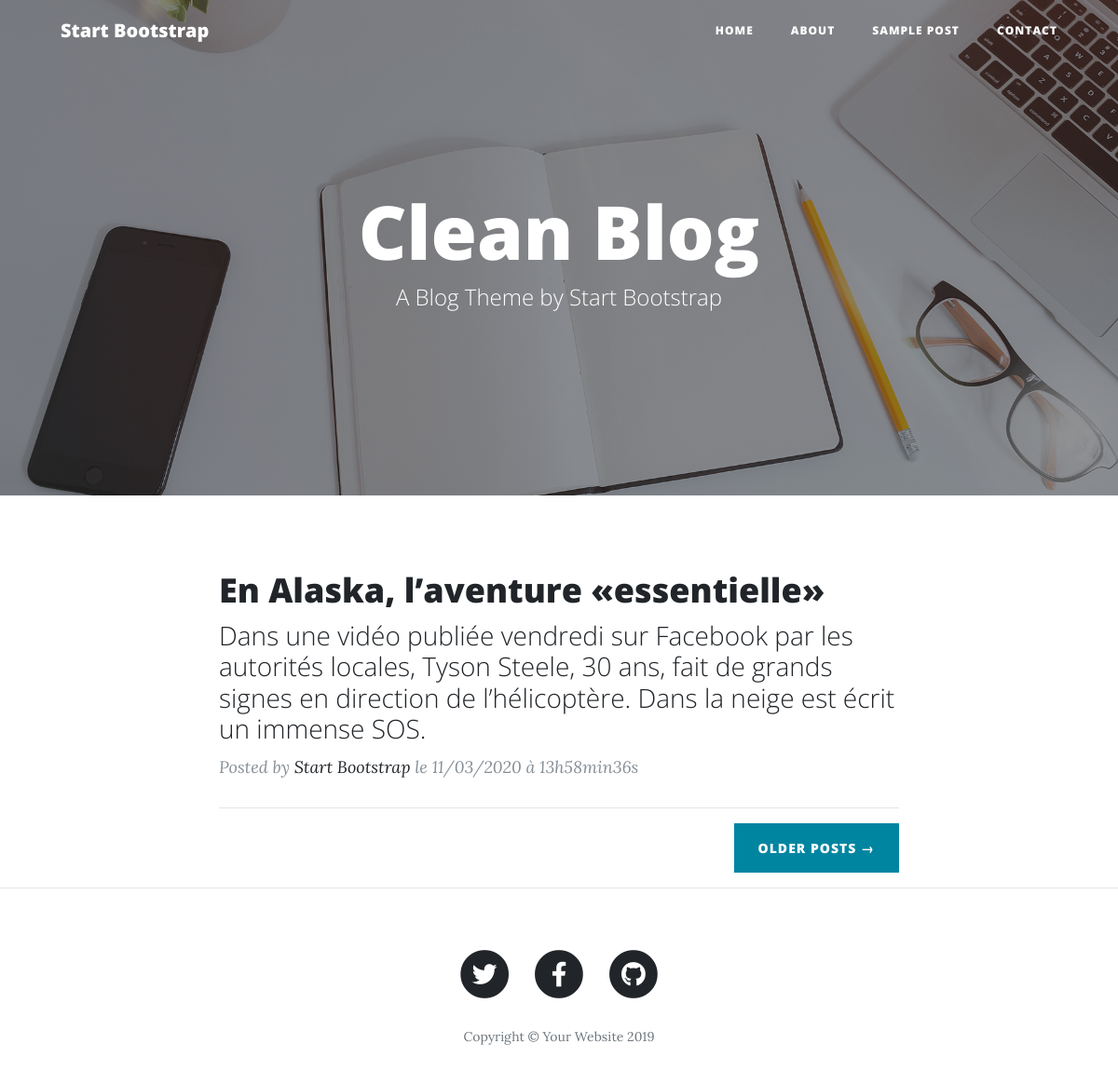
The page / on the database its author committed.
### tables this page shows
CREATE TABLE IF NOT EXISTS `posts` (
  `id` int(11) NOT NULL AUTO_INCREMENT,
  `author` varchar(255) NOT NULL,
  `content` text NOT NULL,
  `creation_date` datetime NOT NULL,
  `title` varchar(255) NOT NULL,
  `post_sample` text NOT NULL,
  PRIMARY KEY (`id`)
);

### model/ArticleManager.php (called while the page is built, shortened)
<?php
class ArticleManager extends Manager{
    public function getPosts(){
        $db = $this -> dbConnect();
        $req = $db->query('SELECT id, title, content, post_sample, DATE_FORMAT(creation_date, \'%d/%m/%Y à %Hh%imin%ss\') AS creation_date_fr FROM posts ORDER BY creation_date DESC LIMIT 0, 5');
        return $req;
    }
} ?>

### controller/frontend.php (called while the page is built, shortened)
<?php
require_once('model/ArticleManager.php');
function listPosts()
{
    $postManager = new ArticleManager();
    $posts = $postManager->getPosts();
    require('view/frontend/showPostView.php');
}

### index.php (called while the page is built, shortened)
<?php
require('controller/frontend.php');
listPosts();

### view/frontend/showPostView.php (the view, shortened to what this page needs)
    <?php
while ($data = $posts->fetch())
{ ?>
    <div class="container">
    <div class="row">
      <div class="col-lg-8 col-md-10 mx-auto">
        <div class="post-preview">
          <a href="posts.php?action=post&amp;id=<?= $data['id'] ?>">
            <h2 class="post-title">
                <?= htmlspecialchars($data['title']) ?>
            </h2>
            <h3 class="post-subtitle">
                <?= nl2br(htmlspecialchars($data['post_sample'])) ?>
            </h3>
          </a>
          <p class="post-meta">Posted by
            <a href="#">Start Bootstrap</a>
            <em>le <?= $data['creation_date_fr'] ?></em></p>
        </div>
        <hr>
        <div class="clearfix">
          <a class="btn btn-primary float-right" href="#">Older Posts &rarr;</a>
        </div>
      </div>
    </div>
  </div>
<?php
}
?>
<?php require('main.php'); ?>

### rows shown on the page
posts: title "En Alaska, l’aventure «essentielle»", post_sample "Dans une vidéo publiée vendredi sur Facebook par les autorités locales, Tyson Steele, 30 ans, fait de grands signes en direction de l’hélicoptère. Dans la neige est écrit un immense SOS.", creation_date_fr "11/03/2020 à 13h58min36s"
